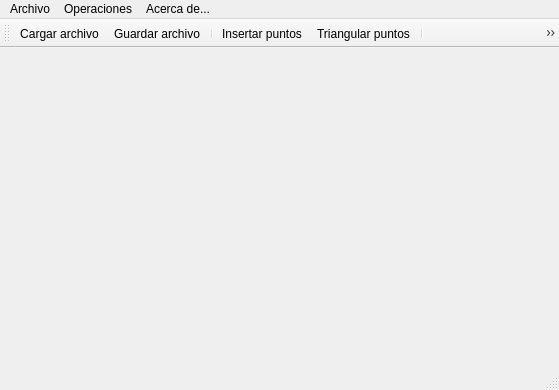
<?xml version="1.0" encoding="UTF-8"?>
<ui version="4.0">
 <class>MainWindow</class>
 <widget class="QMainWindow" name="MainWindow">
  <property name="geometry">
   <rect>
    <x>0</x>
    <y>0</y>
    <width>559</width>
    <height>390</height>
   </rect>
  </property>
  <property name="windowTitle">
   <string>QDelaunay</string>
  </property>
  <property name="windowIcon">
   <iconset resource="iconos/iconos.qrc">
    <normaloff>:/cgal_logo.xpm</normaloff>:/cgal_logo.xpm</iconset>
  </property>
  <widget class="QWidget" name="centralwidget"/>
  <widget class="QMenuBar" name="menubar">
   <property name="geometry">
    <rect>
     <x>0</x>
     <y>0</y>
     <width>559</width>
     <height>21</height>
    </rect>
   </property>
   <widget class="QMenu" name="menuArchivo">
    <property name="title">
     <string>Archivo</string>
    </property>
    <addaction name="actionCargar_archivo"/>
    <addaction name="actionGuardar_archivo"/>
    <addaction name="separator"/>
    <addaction name="actionSalir"/>
   </widget>
   <widget class="QMenu" name="menuOperaciones">
    <property name="title">
     <string>Operaciones</string>
    </property>
    <addaction name="actionInsertar_puntos"/>
    <addaction name="actionTriangular_puntos"/>
    <addaction name="separator"/>
    <addaction name="actionInsertar_puntos_localizacion"/>
    <addaction name="actionLocalizar_puntos"/>
    <addaction name="separator"/>
    <addaction name="actionBorra_pantalla"/>
   </widget>
   <widget class="QMenu" name="menuAcerca_de">
    <property name="title">
     <string>Acerca de...</string>
    </property>
    <addaction name="actionInformaci_n"/>
   </widget>
   <addaction name="menuArchivo"/>
   <addaction name="menuOperaciones"/>
   <addaction name="menuAcerca_de"/>
  </widget>
  <widget class="QStatusBar" name="statusbar"/>
  <widget class="QToolBar" name="toolBar">
   <property name="windowTitle">
    <string>toolBar</string>
   </property>
   <attribute name="toolBarArea">
    <enum>TopToolBarArea</enum>
   </attribute>
   <attribute name="toolBarBreak">
    <bool>false</bool>
   </attribute>
   <addaction name="actionCargar_archivo"/>
   <addaction name="actionGuardar_archivo"/>
   <addaction name="separator"/>
   <addaction name="actionInsertar_puntos"/>
   <addaction name="actionTriangular_puntos"/>
   <addaction name="separator"/>
   <addaction name="actionInsertar_puntos_localizacion"/>
   <addaction name="actionLocalizar_puntos"/>
   <addaction name="separator"/>
   <addaction name="actionBorra_pantalla"/>
  </widget>
  <action name="actionCargar_archivo">
   <property name="icon">
    <iconset resource="iconos/iconos.qrc">
     <normaloff>:/fileopen.png</normaloff>:/fileopen.png</iconset>
   </property>
   <property name="text">
    <string>Cargar archivo</string>
   </property>
   <property name="shortcut">
    <string>Alt+C</string>
   </property>
  </action>
  <action name="actionGuardar_archivo">
   <property name="icon">
    <iconset resource="iconos/iconos.qrc">
     <normaloff>:/filesave.png</normaloff>:/filesave.png</iconset>
   </property>
   <property name="text">
    <string>Guardar archivo</string>
   </property>
   <property name="shortcut">
    <string>Alt+G</string>
   </property>
  </action>
  <action name="actionSalir">
   <property name="icon">
    <iconset resource="iconos/iconos.qrc">
     <normaloff>:/quit.jpeg</normaloff>:/quit.jpeg</iconset>
   </property>
   <property name="text">
    <string>Salir</string>
   </property>
   <property name="shortcut">
    <string>Alt+S</string>
   </property>
  </action>
  <action name="actionInsertar_puntos">
   <property name="checkable">
    <bool>true</bool>
   </property>
   <property name="icon">
    <iconset resource="iconos/iconos.qrc">
     <normaloff>:/inputPoint.png</normaloff>:/inputPoint.png</iconset>
   </property>
   <property name="text">
    <string>Insertar puntos</string>
   </property>
   <property name="shortcut">
    <string>Alt+I</string>
   </property>
  </action>
  <action name="actionTriangular_puntos">
   <property name="icon">
    <iconset resource="iconos/iconos.qrc">
     <normaloff>:/Delaunay_triangulation_2.png</normaloff>:/Delaunay_triangulation_2.png</iconset>
   </property>
   <property name="text">
    <string>Triangular puntos</string>
   </property>
   <property name="shortcut">
    <string>Alt+T</string>
   </property>
  </action>
  <action name="actionLocalizar_puntos">
   <property name="icon">
    <iconset resource="iconos/iconos.qrc">
     <normaloff>:/demo_pointlocation.xpm</normaloff>:/demo_pointlocation.xpm</iconset>
   </property>
   <property name="text">
    <string>Localizar puntos</string>
   </property>
   <property name="shortcut">
    <string>Alt+L</string>
   </property>
  </action>
  <action name="actionInformaci_n">
   <property name="icon">
    <iconset resource="iconos/iconos.qrc">
     <normaloff>:/iconoAcercaDe.png</normaloff>:/iconoAcercaDe.png</iconset>
   </property>
   <property name="text">
    <string>Acerca de...</string>
   </property>
   <property name="shortcut">
    <string>Alt+A</string>
   </property>
  </action>
  <action name="actionBorra_pantalla">
   <property name="icon">
    <iconset resource="iconos/iconos.qrc">
     <normaloff>:/demo_delete.xpm</normaloff>:/demo_delete.xpm</iconset>
   </property>
   <property name="text">
    <string>Borrar pantalla</string>
   </property>
   <property name="shortcut">
    <string>Alt+B</string>
   </property>
  </action>
  <action name="actionInsertar_puntos_localizacion">
   <property name="checkable">
    <bool>true</bool>
   </property>
   <property name="icon">
    <iconset resource="iconos/iconos.qrc">
     <normaloff>:/zoom-best-fit.png</normaloff>:/zoom-best-fit.png</iconset>
   </property>
   <property name="text">
    <string>Insertar puntos localizacion</string>
   </property>
   <property name="shortcut">
    <string>Alt+L</string>
   </property>
  </action>
 </widget>
 <resources>
  <include location="iconos/iconos.qrc"/>
 </resources>
 <connections/>
</ui>
